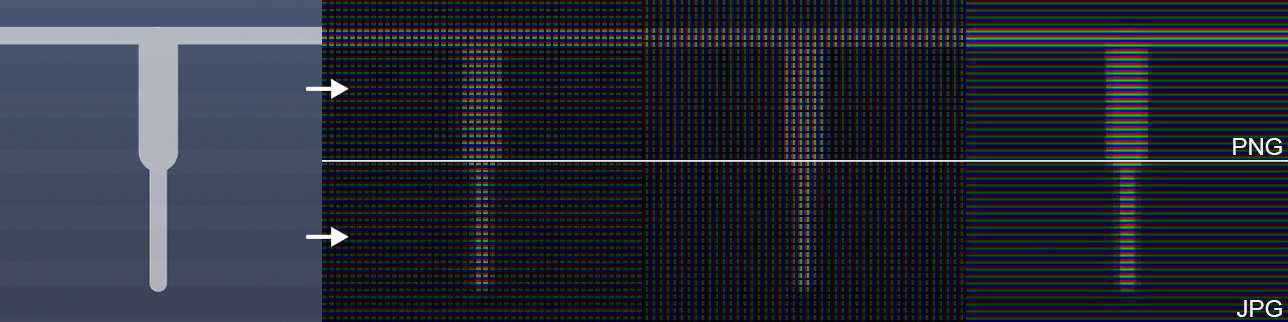
#> input picture Example_01.jpg, 1288 x 322 px; its folder holds only this picture in this run
$ python RGB-Matrix.py Example_01.jpg
#> lines starting #> are read from the running program, lines starting #| are printed output that depends on the picture
from PIL import Image, ImageDraw, ImageChops
import sys, os, datetime, argparse


ext = '_rgb-matrix' # filename extension for the output file

pixel_width = 1 # width of each pixel - so three units (rgb) of this value must go into one block
pixel_height = 3 # height of the pixels (value must go into one block)
block = 4 # block width - 1 block contains one red, one greed and one blue pixel - black space inclusive

black = 0 # shift black to simulate display backlight

valid_formats = ['.bmp', '.jpeg', '.jpg', '.png', '.tiff', '.tif', '.webp']

counter = 1

fn_list = []
fext_list = []

output_path = ''
fn = ''
fext = ''
new_fn = ''


# argparse
parser = argparse.ArgumentParser(description='Render a display RGB matrix from a source image.')
parser.add_argument('file', type=str, metavar='', help='Filename of a single Source-Image, or a directory for batch processing.')
parser.add_argument('-w', '--width', type=int, metavar='', help='Width of each individual Pixel (R-G-B).')
parser.add_argument('-H', '--height', type=int, metavar='', help='Height of each individual Pixel (R-G-B).')
parser.add_argument('-b', '--block', type=int, metavar='', help='Block-Size defines the overall size of the repeated Pixel-Pattern')
parser.add_argument('-B', '--black', type=int, metavar='', help='Shift brightness of black pixels to simulate backlight shining; 0 = black 100 = white')
parser.add_argument('-rw', '--resizeWidth', type=int, metavar='', help='Resize width of source image. (For processing only)')
parser.add_argument('-rh', '--resizeHeight', type=int, metavar='', help='Resize height of source image. (For processing only)')
args = parser.parse_args()

source = args.file # Source image filename


# error correction for bad input values
if isinstance(args.width, int) and isinstance(args.height, int) and isinstance(args.block, int):
	pixel_width = args.width
	pixel_height = args.height
	block = args.block

	if args.width < args.height:
		if (pixel_width*3 > block):
			pixel_width = int(block/3)
		if (pixel_height > block):
			pixel_height = block
	elif args.height < args.width:
		if (pixel_height*3 > block):
			pixel_height = int(block/3)
		if (pixel_width > block):
			pixel_width = block
	else:
		pixel_width = int(block/3)
		pixel_height = block

if isinstance(args.black, int):
	if args.black in range(0, 101):
		black = args.black
	else:
		print("Value for -B --black must be between 0 and 100.")
		exit()


def main(source):
#> called with source = 'Example_01.jpg'
	resized = False
	img = Image.open(source)
#> img is the input picture: PIL image 1288x322 RGB; mean R, G, B 38.6, 43.3, 53.7

	#Convert to RGB if necessary
	if img.mode == 'CMYK':
		img = img.convert('RGB')

	# Resize
	# Check if values for resizing are set
	if isinstance(args.resizeWidth, int) or isinstance(args.resizeHeight, int):

		x_orig, y_orig = img.size

		# If both values are set
		if isinstance(args.resizeWidth, int) and isinstance(args.resizeHeight, int):
			if args.resizeWidth > 0 and args.resizeHeight > 0:
				resize_size = (args.resizeWidth, args.resizeHeight)
				img = img.resize(resize_size)
				resized = True
			else:
				print('Please enter a valid value >0')
		# If only width is set
		elif isinstance(args.resizeWidth, int):
			if args.resizeWidth > 0:
				factor = x_orig / args.resizeWidth
				newH = int(y_orig / (x_orig / args.resizeWidth))
				resize_size = (args.resizeWidth, newH)
				img = img.resize(resize_size)
				resized = True
			else:
				print('Please enter a valid value >0')
		# If only height is set
		else:
			if args.resizeHeight > 0:
				factor = y_orig / args.resizeHeight
				newW = int(x_orig / (y_orig / args.resizeHeight))
				resize_size = (newW, args.resizeHeight)
				img = img.resize(resize_size)
				resized = True
			else:
				print('Please enter a valid value >0')


	x_orig, y_orig = img.size
#> x_orig = 1288; y_orig = 322

	x_new = x_orig*block
#> x_new = 5152
	y_new = y_orig*block
#> y_new = 1288

	#Create new Image
	i1 = Image.new('RGB', (x_new,y_new))
#> i1: PIL image 5152x1288 RGB; every value is 0
	d1 = ImageDraw.Draw(i1)

	# Shift black color values if desired
	if black != 0:
		img = chop(img, img.size)

	# Start main process
	process(img, d1, x_orig, y_orig)


	# Save Image
	#t = datetime.datetime.now()
	#new_fn = fn + ext + '_' + t.strftime("%d-%m-%Y_%H-%M-%S")
	new_fn = fn + ext
	print(f'Image {counter}/{len(fn_list)}')
	if not resized:
		print(f'RGB-Matrix saved as {new_fn}.png')
	else:
		print(f'Resized to {resize_size[0]}x{resize_size[1]}px\nRGB-Matrix saved as {new_fn}.png')
	print(40*'_'+'\n')

	i1.save(output_path + new_fn + '.png', 'PNG')
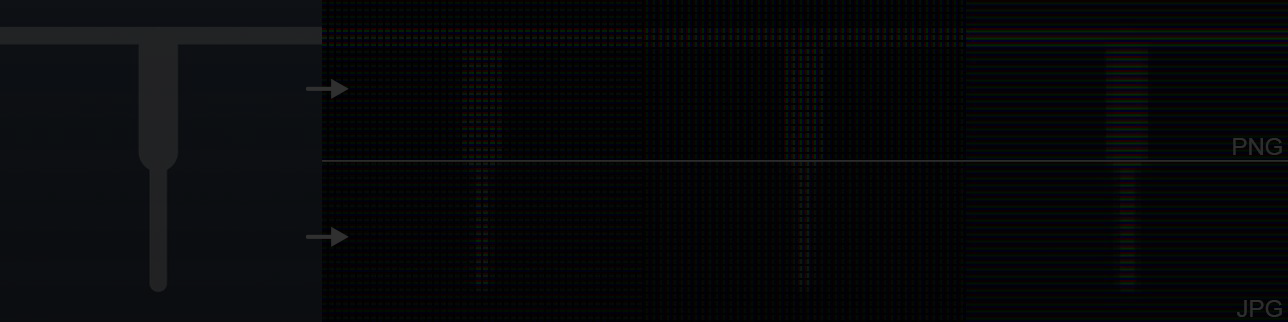
#> saved as Example_01_rgb-matrix.png: PIL image 5152x1288 RGB (shown at 1/4 size); mean R, G, B 7.2, 8.1, 10.1

	resized = False


def process(img, d1, x_orig, y_orig):

	x_count = 0
	y_count = 0

	if pixel_width < pixel_height:

		#horizontal pixel alignment
		for a in range(0, y_orig):
			for b in range(0, x_orig):
				color = img.getpixel((b,a))

				#R
				d1.line([(x_count, y_count), (x_count, y_count+(pixel_height-1))],(color[0],0,0), width=pixel_width)

				#G
				d1.line([(x_count+pixel_width, y_count), (x_count+pixel_width, y_count+(pixel_height-1))], (0,color[1],0), width=pixel_width)

				#B
				d1.line([(x_count+(2*pixel_width),y_count), (x_count+(2*pixel_width),(y_count+pixel_height-1))], (0,0,color[2]), width=pixel_width)

				x_count+=block

			x_count = 0
			y_count+=block


	else:
		#vertical pixel alignment
		for a in range(0, y_orig):
			for b in range(0, x_orig):
				color = img.getpixel((b,a))

				#R

				d1.line([(x_count, y_count), (x_count+(pixel_width-1), y_count)], (color[0],0,0), width=pixel_height)

				#G
				d1.line([(x_count, y_count+pixel_height), (x_count+(pixel_width-1), y_count+pixel_height)], (0,color[1],0), width=pixel_height)

				#B
				d1.line([(x_count, y_count+(2*pixel_height)), (x_count+(pixel_width-1), y_count+(2*pixel_height))], (0,0,color[2]), width=pixel_height)

				x_count+=block

			x_count = 0
			y_count+=block


# superimpose source image with grey image
def chop(image, size):

	bg_color = int((255 / 100) * black)

	#Create new Image
	image_new = Image.new('RGB', size, (bg_color, bg_color, bg_color))
	result = ImageChops.screen(image, image_new)
	return result


if __name__ == "__main__":

	# Check if source image exists
	if os.path.isfile(source):
		fn, fext = os.path.splitext(source)
		fn_list.append(fn)

		# Check if source file format is supported
		if (fext in valid_formats) or (str.lower(fext) in valid_formats):

			print(f'Found image {source}')
			print('Starting process...')
			print(40*'_'+'\n')
			main(source)

		else:
			print(f'{fext} file is not supported. \nSupported formats are: {valid_formats}')

	# Folder as source
	elif os.path.isdir(source) or os.path.isdir('./' + source):

		for file in os.listdir(source):
			fn, fext = os.path.splitext(file)

			# Check if source file format is supported
			if (fext in valid_formats) or (str.lower(fext) in valid_formats):
				fn_list.append(fn)
				fext_list.append(fext)

		if len(fn_list)>=1:
			status = True
			yes = ['yes', 'y', '']
			no = ['no', 'n']

			# Ask to start batch process
			while status:
				choice = input(f'{len(fn_list)} images fount - start process now? (y/n)').lower()

				if choice in yes:
					print('Batch process started...')
					print(40*'_'+'\n')

					for file in range(0, len(fn_list)):
						fn = fn_list[file]
						fext = fext_list[file]
						output_path = source + '/'
						main(output_path+fn+fext)
						counter+=1

					print('Batch process finished!')

					status = False

				elif choice in no:
					print('exiting')
					status = False

				else:
					print('Please answer with yes/no (y/n).')

		else:
			print(f'No supported images found. \nSupported formats are: {valid_formats}')

	else:
		print(f'File not found: {source}')
